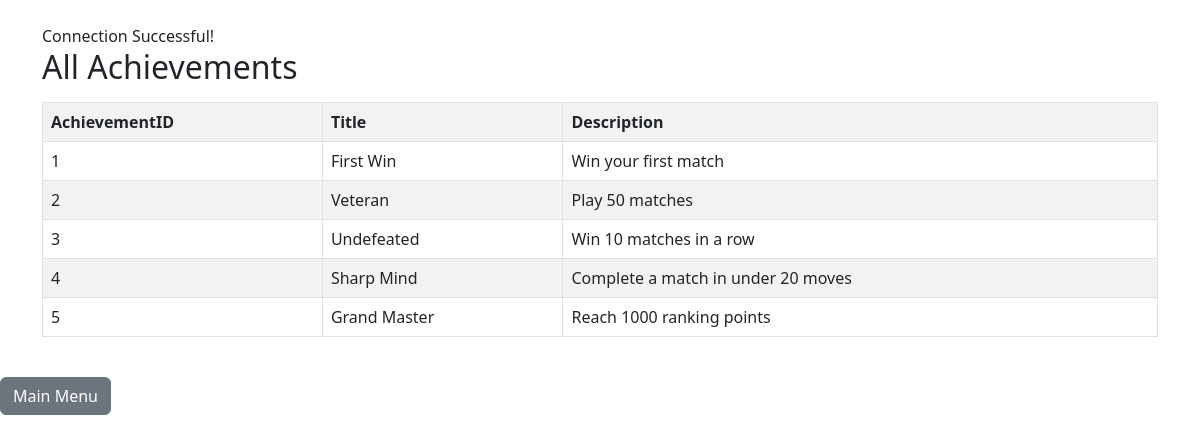
Page /CPSC2221_final/queries/display_achievements.php on the committed database.
### tables this page shows
CREATE TABLE Achievement (
    AchievementID INT PRIMARY KEY,
    Title VARCHAR(40) UNIQUE NOT NULL,
    Description VARCHAR(800)
);

### CPSC2221_final/queries/display_achievements.php (the view, shortened to what this page needs)
<?php
$servername = "localhost";
$username   = "root";
$password   = "";
$database   = "tictactoe";
$conn = new mysqli($servername, $username, $password, $database);
if ($conn->connect_error) {
	die("Connection failed: " . $conn->connect_error);
} else {
	echo "<link rel='stylesheet' href='https://cdn.jsdelivr.net/npm/bootstrap@5.3.0/dist/css/bootstrap.min.css'>";
	echo "<div class='container mt-4'>";
	echo "Connection Successful! <br>";
}
$query = "SELECT AchievementID, Title, Description FROM Achievement ORDER BY AchievementID";
$result = $conn->query($query);
echo "<h2>All Achievements</h2>";
if ($result->num_rows > 0) {
	echo "<table class='table table-bordered table-striped mt-3'>";
	echo "<tr><th>AchievementID</th><th>Title</th><th>Description</th></tr>";
	while ($row = $result->fetch_assoc()) {
		echo "<tr>
			<td>" . $row["AchievementID"] . "</td>
			<td>" . $row["Title"] . "</td>
			<td>" . $row["Description"] . "</td>
		</tr>";
	}
	echo "</table>";
} else {
	echo "No achievements found.";
}
echo "</div><br><a class='btn btn-secondary' href='../index.php'>Main Menu</a>";
?>

### rows in the picture
achievement: AchievementID "1", Title "First Win", Description "Win your first match"
achievement: AchievementID "2", Title "Veteran", Description "Play 50 matches"
achievement: AchievementID "3", Title "Undefeated", Description "Win 10 matches in a row"
achievement: AchievementID "4", Title "Sharp Mind", Description "Complete a match in under 20 moves"
achievement: AchievementID "5", Title "Grand Master", Description "Reach 1000 ranking points"
